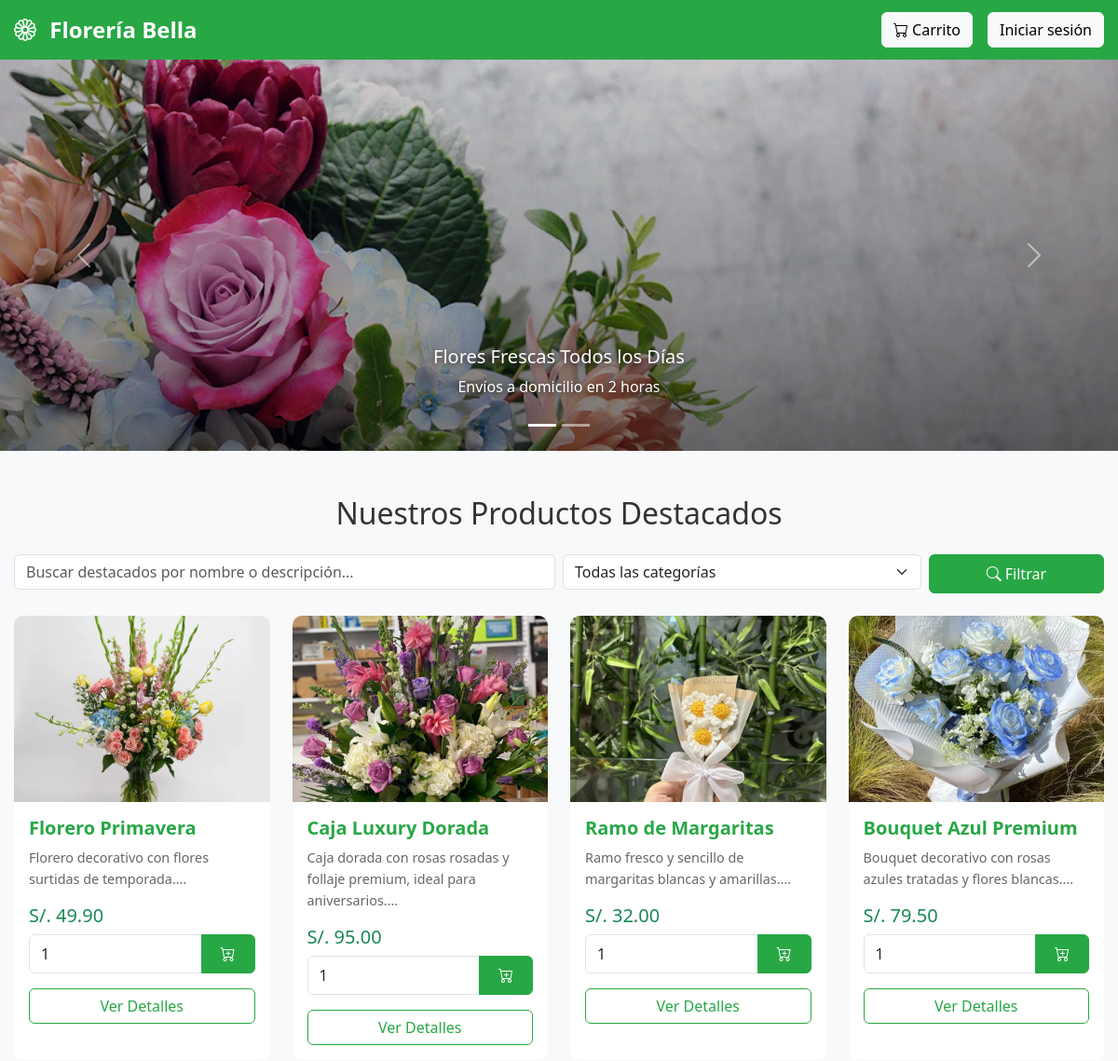
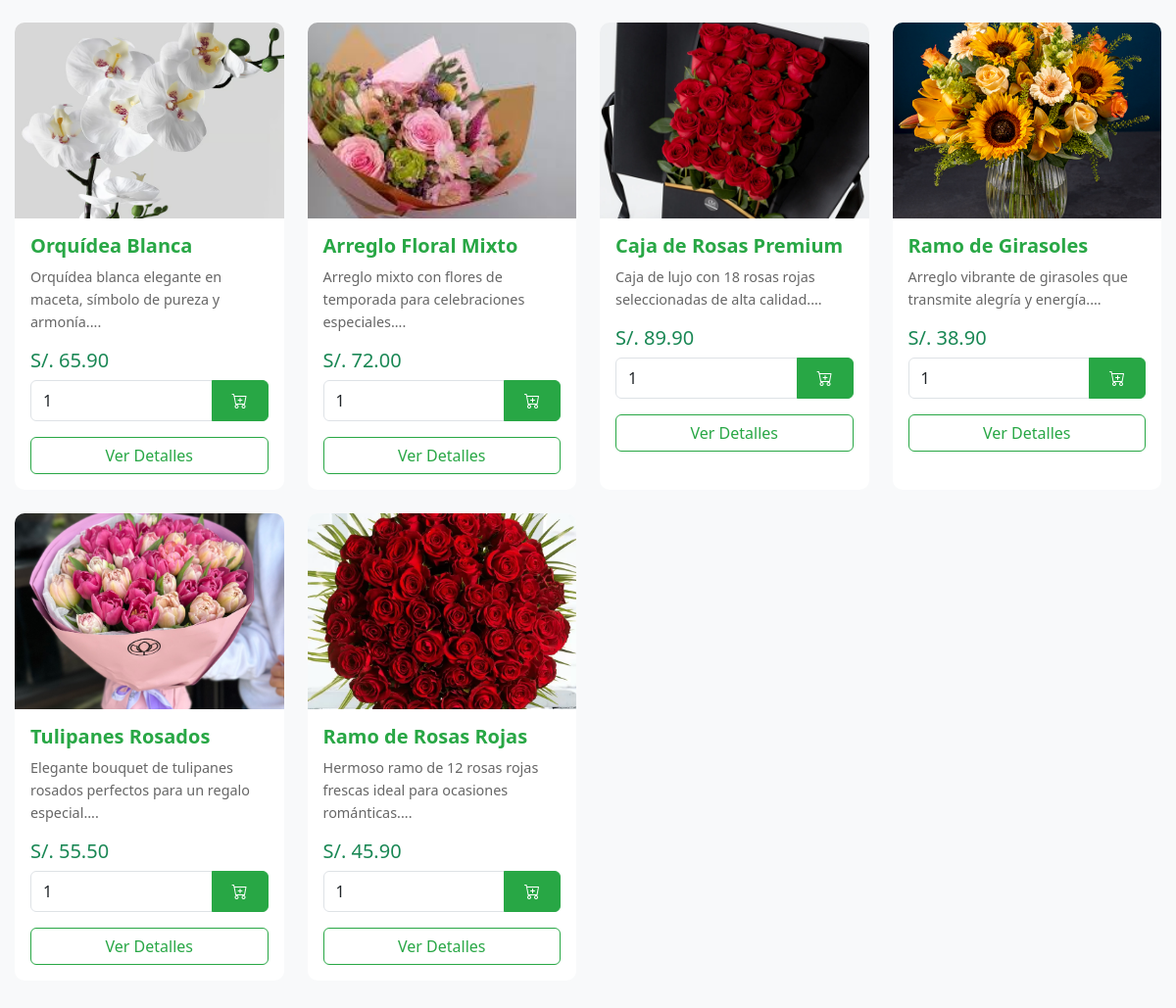
The page / on the database its author committed (2 pictures, top to bottom).
### tables this page shows
CREATE TABLE `productos` (
  `id` int(11) NOT NULL,
  `nombre` varchar(200) DEFAULT NULL,
  `descripcion` text DEFAULT NULL,
  `precio` decimal(10,2) DEFAULT NULL,
  `categoria_id` int(11) DEFAULT NULL,
  `stock` int(11) DEFAULT 0,
  `imagen_principal` varchar(255) DEFAULT NULL,
  `imagenes` text DEFAULT NULL,
  `destacado` tinyint(1) DEFAULT 0,
  `activo` tinyint(1) DEFAULT 1,
  `fecha_creacion` timestamp NOT NULL DEFAULT current_timestamp()
);

### app/Models/ProductoModel.php (called while the page is built, shortened)
<?php
class ProductoModel {
  public function destacados(?string $q, int $cat): array {
    $sql = "SELECT * FROM productos WHERE destacado=1 AND activo=1";
    $p = [];
    $sql .= " ORDER BY id DESC";
    $st = $this->db->prepare($sql);
    $st->execute($p);
    return $st->fetchAll(PDO::FETCH_ASSOC);
  }
}

### public/index.php (the view, shortened to what this page needs)
<?php
$db = new Database();
$connection = $db->getConnection();
require_once __DIR__ . '/../views/partials/header.php';
$q = trim($_GET['q'] ?? '');
$cat = (int)($_GET['cat'] ?? 0);
require_once __DIR__ . '/../app/Models/ProductoModel.php';
$model = new ProductoModel($connection);
$productos_destacados = $model->destacados($q, $cat);
$sql = "SELECT * FROM productos WHERE destacado = 1 AND activo = 1";
$params = [];
$sql .= " ORDER BY id DESC";
$stmt = $connection->prepare($sql);
$stmt->execute($params);
$productos_destacados = $stmt->fetchAll(PDO::FETCH_ASSOC);
?>
<?php
require_once __DIR__ . '/../views/partials/header.php';
?>
<div id="carouselBanner" class="carousel slide" data-bs-ride="carousel">
    <div class="carousel-indicators">
        <button type="button" data-bs-target="#carouselBanner" data-bs-slide-to="0" class="active" aria-current="true" aria-label="Slide 1"></button>
        <button type="button" data-bs-target="#carouselBanner" data-bs-slide-to="1" aria-label="Slide 2"></button>
    </div>
    <div class="carousel-inner">
        <div class="carousel-item active">
            <img src="../assets/images/banner/banner1.jpg" class="d-block w-100" alt="Flores frescas">
            <div class="carousel-caption d-none d-md-block">
                <h5>Flores Frescas Todos los Días</h5>
                <p>Envíos a domicilio en 2 horas</p>
            </div>
        </div>
    </div>
    <button class="carousel-control-prev" type="button" data-bs-target="#carouselBanner" data-bs-slide="prev">
        <span class="carousel-control-prev-icon" aria-hidden="true"></span>
    </button>
    <button class="carousel-control-next" type="button" data-bs-target="#carouselBanner" data-bs-slide="next">
        <span class="carousel-control-next-icon" aria-hidden="true"></span>
    </button>
</div>
    <section id="productos-destacados" class="container my-5">
        <h2 class="text-center mb-4">Nuestros Productos Destacados</h2>
            <form method="get" class="row g-2 mb-4">
            <div class="col-md-6">
                <input type="text" name="q" class="form-control"
                    placeholder="Buscar destacados por nombre o descripción..."
                    value="<?= htmlspecialchars($_GET['q'] ?? '') ?>">
            </div>
            <div class="col-md-4">
                <select name="cat" class="form-select">
                <option value="0">Todas las categorías</option>
                </select>
            </div>
            <div class="col-md-2 d-grid">
                <button class="btn btn-success" type="submit">
                <i class="bi bi-search"></i> Filtrar
                </button>
            </div>
            </form>
        <div class="row">
            <?php foreach($productos_destacados as $producto): ?>
            <div class="col-md-3 mb-4" id="dest-<?= $producto['id']; ?>">
                <div class="card h-100">
                    <?php
                $imgDb = $producto['imagen_principal'] ?? '';
                $src = '';
                if ($imgDb !== '') {
                    if (str_starts_with($imgDb, 'assets/')) {
                        $src = '../' . $imgDb;
                    } else {
                        $src = '../assets/uploads/productos/' . $imgDb;
                    }
                }
                ?>
                <img src="<?= htmlspecialchars($src ?: '../assets/images/no-image.png') ?>"
                    class="card-img-top"
                    alt="<?= htmlspecialchars($producto['nombre']); ?>">
                    <div class="card-body">
                        <h5 class="card-title"><?php echo $producto['nombre']; ?></h5>
                        <p class="card-text"><?php echo substr($producto['descripcion'], 0, 100); ?>...</p>
                        <p class="h5 text-success">S/. <?php echo $producto['precio']; ?></p>
                       <form action="carrito.php" method="POST" class="form-agregar-carrito">
                        <div class="input-group mb-3">
                            <input type="number" name="cantidad" class="form-control" value="1" min="1" max="10">
                            <button class="btn btn-success" type="submit">
                                <i class="bi bi-cart-plus"></i>
                            </button>
                        </div>
                    </form>
                        <a href="producto.php?id=<?php echo $producto['id']; ?>" class="btn btn-outline-success w-100">
                            Ver Detalles
                        </a>
                    </div>
                </div>
            </div>
            <?php endforeach; ?>
        </div>
    </section>
    <?php require_once __DIR__ . '/../views/partials/footer.php'; ?>

### assets/css/style.css (style rules this page uses)
* { margin: 0; padding: 0; box-sizing: border-box; }
body { font-family: 'Segoe UI', Tahoma, Geneva, Verdana, sans-serif; background-color: #f8f9fa; color: #333; line-height: 1.6; }
.container { max-width: 1200px; margin: 0 auto; padding: 0 15px; }
.card { border: none; border-radius: 10px; overflow: hidden; transition: transform 0.3s, box-shadow 0.3s; height: 100%; }
.card-img-top { height: 200px; object-fit: cover; width: 100%; }
.card-title { color: #28a745; font-weight: 600; }
.card-text { color: #666; font-size: 0.9rem; }
.btn-success { background-color: #28a745; border-color: #28a745; padding: 8px 20px; font-weight: 500; }
.btn-outline-success { color: #28a745; border-color: #28a745; }
#carouselBanner { height: 420px; overflow: hidden; }
#carouselBanner .carousel-inner { height: 100%; }
#carouselBanner .carousel-item { height: 100%; position: relative; }
#carouselBanner .carousel-item img { width: 100%; height: 100%; object-fit: cover; object-position: center; display: block; }
#carouselBanner .carousel-item::before { content: ""; position: absolute; inset: 0; background: linear-gradient( to top, rgba(0, 0, 0, 0.55) 0%, rgba(0, 0, 0, 0.35) 40%, rgba(0, 0, 0, 0.15) 100% ); z-index: 1; }
#carouselBanner .carousel-caption { z-index: 2; }
#carouselBanner .carousel-caption h5, #carouselBanner .carousel-caption p { color: #fff; text-shadow: 0 2px 6px rgba(0,0,0,0.7); }

### rows shown on the page
productos: imagen_principal (picture), nombre "Florero Primavera", descripcion "Florero decorativo con flores surtidas de temporada.", precio "49.90"
productos: imagen_principal (picture), nombre "Caja Luxury Dorada", descripcion "Caja dorada con rosas rosadas y follaje premium, ideal para aniversarios.", precio "95.00"
productos: imagen_principal (picture), nombre "Ramo de Margaritas", descripcion "Ramo fresco y sencillo de margaritas blancas y amarillas.", precio "32.00"
productos: imagen_principal (picture), nombre "Bouquet Azul Premium", descripcion "Bouquet decorativo con rosas azules tratadas y flores blancas.", precio "79.50"
productos: imagen_principal (picture), nombre "Orquídea Blanca", descripcion "Orquídea blanca elegante en maceta, símbolo de pureza y armonía.", precio "65.90"
productos: imagen_principal (picture), nombre "Arreglo Floral Mixto", descripcion "Arreglo mixto con flores de temporada para celebraciones especiales.", precio "72.00"
productos: imagen_principal (picture), nombre "Caja de Rosas Premium", descripcion "Caja de lujo con 18 rosas rojas seleccionadas de alta calidad.", precio "89.90"
productos: imagen_principal (picture), nombre "Ramo de Girasoles", descripcion "Arreglo vibrante de girasoles que transmite alegría y energía.", precio "38.90"
productos: imagen_principal (picture), nombre "Tulipanes Rosados", descripcion "Elegante bouquet de tulipanes rosados perfectos para un regalo especial.", precio "55.50"
productos: imagen_principal (picture), nombre "Ramo de Rosas Rojas", descripcion "Hermoso ramo de 12 rosas rojas frescas ideal para ocasiones románticas.", precio "45.90"
